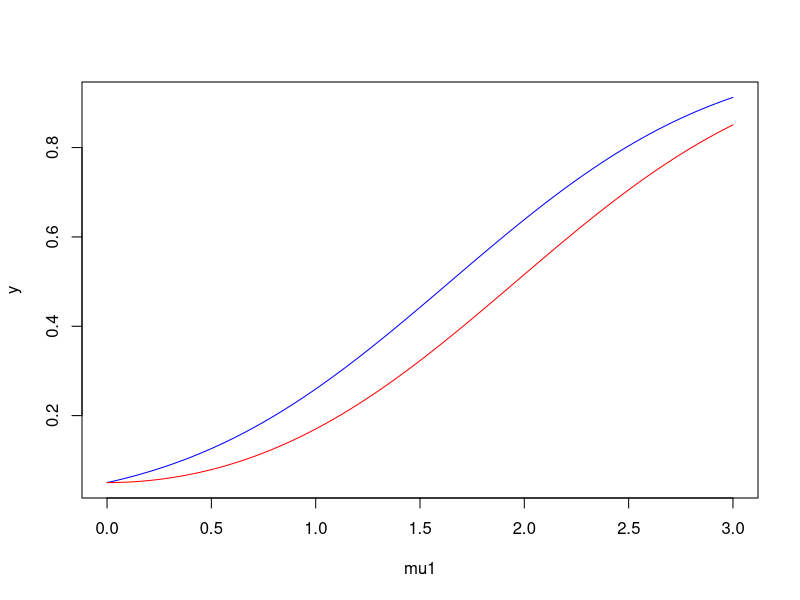

This chart was generated by the following R code:
print(paste("Opgave b:", qnorm(0.95, 0, 1)))

c <- qnorm(0.95, 0, 1)

mu1 <- seq(0, 3, length=1000)
y <- 1-pnorm(c, mu1, 1)

plot(mu1, y, type='l', col='blue')

print(paste("Opgave h:", pnorm(-1.96, 0, 1)+1-pnorm(1.96, 0, 1)))

z <- pnorm(-1.96, mu1, 1)+1-pnorm(1.96, mu1, 1)

lines(mu1, z, col='red')

